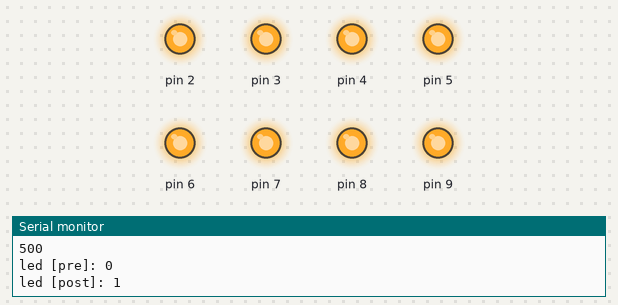
This sketch was run on a simulated Arduino Uno, built with avr-gcc and run on an emulated ATmega328P. On the bench: output pins drawn as LEDs (lit = HIGH), the last lines printed to the serial monitor.

Above: at 0.2 s.
At 2.7 s:
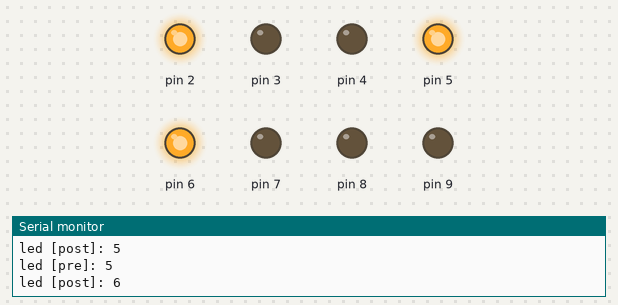
At 5.2 s:
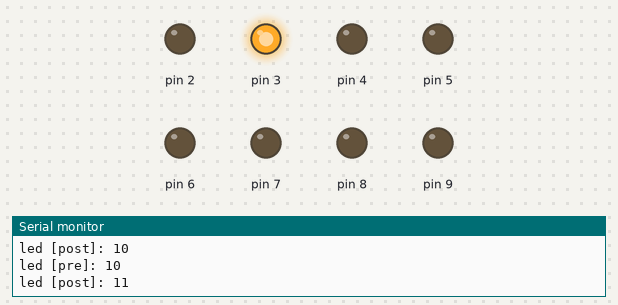
At 10.2 s:
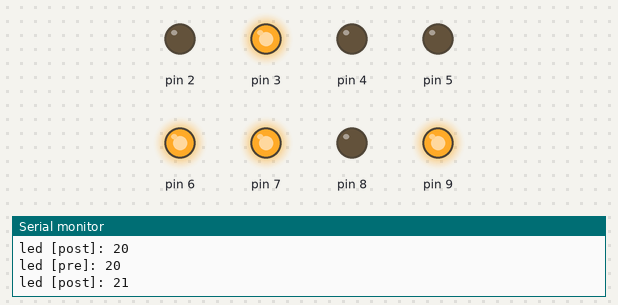
At 15.2 s:
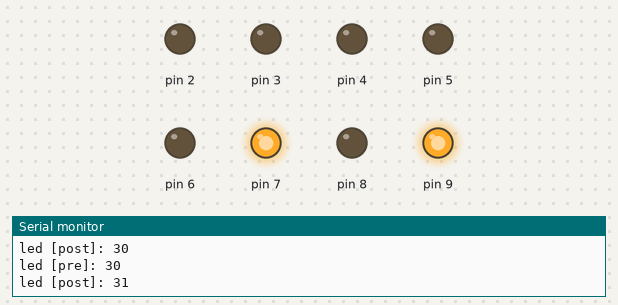
At 20.7 s:
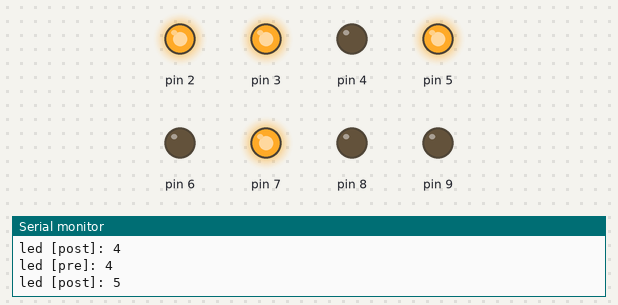
Timing chart, 0 to 21.3 s (numbered marks = the images above):
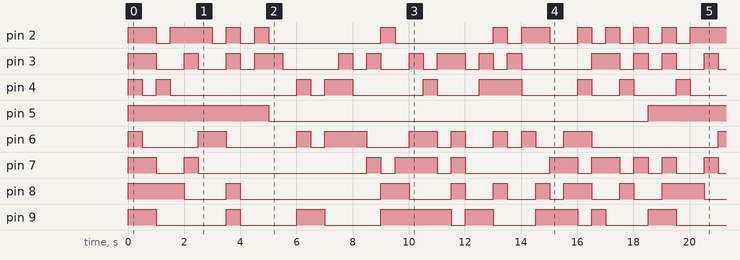

The sketch:

eight_segment_led.ino
```cpp
#include <Arduino.h>

// Using Runnable pattern from https://paulmurraycbr.github.io/ArduinoTheOOWay.html
class Runnable {
    static Runnable *headRunnable;
    Runnable *nextRunnable;

public:
    Runnable() {
        nextRunnable = headRunnable;
        headRunnable = this;
    }

    virtual void setup() = 0;

    virtual void loop() = 0;

    static void setupAll() {
        for (Runnable *r = headRunnable; r; r = r->nextRunnable)
            r->setup();
    }

    static void loopAll() {
        for (Runnable *r = headRunnable; r; r = r->nextRunnable)
            r->loop();
    }

};

Runnable *Runnable::headRunnable = NULL;

class CharacterMap {
public:
    /**
     *
     * @param input NUM_ZERO through NUM_NINE or CHAR_A through CHAR_Z.
     * @return pointer to bool array representing LED segments: A,B,C,D,E,F,G,DP.
     *
     */
    virtual const bool *display(uint8_t input) = 0;
};

/*
 * Generic 8 Segment LED
 *
 *  +--------------------------------------------------------------+
 * |                                                              |
 * |                                                              |
 * |                        A                                     |
 * |            |----------------------------|                    |
 * |            |----------------------------|                    |
 * |            +--+                      +--+                    |
 * |            |  |                      |  |                    |
 * |            |  |                      |  |                    |
 * |            |  |                      |  |                    |
 * |            |  |                      |  | B                  |
 * |      F     |  |                      |  |                    |
 * |            |  |                      |  |                    |
 * |            |  |                      |  |                    |
 * |            +--+          G           +--+                    |
 * |            |----------------------------|                    |
 * |            |----------------------------|                    |
 * |            +--+                      +--+                    |
 * |            |  |                      |  |                    |
 * |            |  |                      |  |                    |
 * |            |  |                      |  |                    |
 * |       E    |  |                      |  | C                  |
 * |            |  |                      |  |                    |
 * |            |  |                      |  |                    |
 * |            |  |                      |  |                    |
 * |            +--+                      +--+                    |
 * |            |----------------------------|      +-+           |
 * |            |----------------------------|      +-+   DP      |
 * |                        D                                     |
 * |                                                              |
 * +--------------------------------------------------------------+
 *
 */
class GenericEightSegmentLEDCharacterMap : public CharacterMap {
    static const int numSegments = 8;
public:
    static const int numMappings = 37;
    // segment indexes
    static const uint8_t SEGMENT_INDEX_A = 0;
    static const uint8_t SEGMENT_INDEX_B = 1;
    static const uint8_t SEGMENT_INDEX_C = 2;
    static const uint8_t SEGMENT_INDEX_D = 3;
    static const uint8_t SEGMENT_INDEX_E = 4;
    static const uint8_t SEGMENT_INDEX_F = 5;
    static const uint8_t SEGMENT_INDEX_G = 6;
    static const uint8_t SEGMENT_INDEX_DP = 7;

    // numbers
    static const uint8_t NUM_ZERO = 0;
    static const uint8_t NUM_ONE = 1;
    static const uint8_t NUM_TWO = 2;
    static const uint8_t NUM_THREE = 3;
    static const uint8_t NUM_FOUR = 4;
    static const uint8_t NUM_FIVE = 5;
    static const uint8_t NUM_SIX = 6;
    static const uint8_t NUM_SEVEN = 7;
    static const uint8_t NUM_EIGHT = 8;
    static const uint8_t NUM_NINE = 9;

    // characters
    static const uint8_t CHAR_A = 11;
    static const uint8_t CHAR_B = 12;
    static const uint8_t CHAR_C = 13;
    static const uint8_t CHAR_D = 14;
    static const uint8_t CHAR_E = 15;
    static const uint8_t CHAR_F = 16;
    static const uint8_t CHAR_G = 17;
    static const uint8_t CHAR_H = 18;
    static const uint8_t CHAR_I = 19;
    static const uint8_t CHAR_J = 20;
    static const uint8_t CHAR_K = 21;
    static const uint8_t CHAR_L = 22;
    static const uint8_t CHAR_M = 23;
    static const uint8_t CHAR_N = 24;
    static const uint8_t CHAR_O = 25;
    static const uint8_t CHAR_P = 26;
    static const uint8_t CHAR_Q = 27;
    static const uint8_t CHAR_R = 28;
    static const uint8_t CHAR_S = 29;
    static const uint8_t CHAR_T = 30;
    static const uint8_t CHAR_U = 31;
    static const uint8_t CHAR_V = 32;
    static const uint8_t CHAR_W = 33;
    static const uint8_t CHAR_X = 34;
    static const uint8_t CHAR_Y = 35;
    static const uint8_t CHAR_Z = 36;

    const bool *display(uint8_t input) {
        if (input < numMappings) {
            return displayArr[input];
        } else {
            return displayArr[numMappings - 1];
        }
    }

private:
    const bool displayArr[numMappings][numSegments] = {
            // led segments (see SEGMENT_INDEX_XX)
            // A      B        C       D    E      F       G    DP
            // NUM_ZERO
            {true,  true, true,  true,  true,  true,  false, false},
            // NUM_ONE
            {false, true, true,  false, false, false, false, false},
            // NUM_TWO
            {true,  true, false, true,  true,  false, true,  false},
            // NUM_THREE
            {true,  true, true, true,  false,  false, true,  false},
            // NUM_FOUR
            {false, true, true, false, false, true, true, false},
            // NUM_FIVE
            {true, false, true, true,  false,  true, true,  false},
            // NUM_SIX
            {true, false, true, true,  true,  true, true,  false},
            // NUM_SEVEN
            {true, true, true, false,  false,  false, false,  false},
            // NUM_EIGHT
            {true, true, true, true,  true,  true, true,  false},
            // NUM_NINE
            {true, true, true, false,  false,  true, true,  false},
            // CHAR_A
            {true, true, true, false,  true,  true, true,  true},
            // CHAR_B
            {true, true, true, true,  true,  true, true,  true},
            // CHAR_C
            {true, false, false, true,  true,  true, false,  true},
            // CHAR_D
            {true, true, true, true,  true,  true, false,  true},
            // CHAR_E
            {true, false, false, true,  true,  true, true,  true},
            // CHAR_F
            {true, false, false, false,  true,  true, true,  true},
            // CHAR_G
            {true, false, true, true,  true,  true, true,  true},
            // CHAR_H
            {false, true, true, false,  true,  true, true,  true},
            // CHAR_I
            {true, true, true, true,  false,  false, false,  true},
            // CHAR_J
            {false, true, true, true,  true,  false, false,  true},
            // CHAR_K
            {false, false, true, false,  true,  true, false,  true},
            // CHAR_L
            {false, false, false, true,  true,  true, false,  true},
            // CHAR_M
            {true, true, true, false,  true,  true, false,  true},
            // CHAR_N
            {false, false, true, false,  true,  false, true,  true},
            // CHAR_O
            {true, true, true, true,  true,  true, false,  true},
            // CHAR_P
            {true, true, false, false,  true,  true, false,  true},
            // CHAR_Q
            {true, false, false, true,  false,  false, true,  true},
            // CHAR_R
            {true, true, false, false,  true,  true, true,  true},
            // CHAR_S
            {true, false, true, true,  false,  true, true,  true},
            // CHAR_T
            {true, true, true, true,  false,  false, false,  true},
            // CHAR_U
            {false, true, true, true,  true,  true, false,  true},
            // CHAR_V
            {false, false, true, true,  true,  false, false,  true},
            // CHAR_W
            {true, false, false, true,  false,  false, true,  true},
            // CHAR_X
            {false, true, true, false,  true,  true, false,  true},
            // CHAR_Y
            {false, true, true, false,  false,  true, true,  true},
            // CHAR_Z
            {true, true, false, true,  true,  false, true,  true},
            // ERROR
            {false,  true, true,  false,  false,  true,  true,  true}
    };
};

/*
 * SM4105W6 Eight Segment LED
 * https://www.velleman.eu/downloads/29/infosheets/vmp502_sma42056etc.pdf
 *
 *  Pins
 *      A    B   C   D   E   F   G   DP
 *      7    6   4   2   1   9   10  5
 *
 */
class EightSegmentLEDCommonAnode : public Runnable {
    // character map converts inputs to segment outputs
    CharacterMap *characterMap;
    // digital IO pins
    byte p7a;
    byte p6b;
    byte p4c;
    byte p2d;
    byte p1e;
    byte p9f;
    byte p10g;
    byte p5dp;
public:
    int input = 0;

    EightSegmentLEDCommonAnode(
            CharacterMap *characterMap,
            byte ledPin01E_digitialIOPin,
            byte ledPin02D_digitialIOPin,
            byte ledPin04C_digitialIOPin,
            byte ledPin05DP_digitialIOPin,
            byte ledPin06B_digitialIOPin,
            byte ledPin07A_digitialIOPin,
            byte ledPin09F_digitialIOPin,
            byte ledPin10G_digitialIOPin
    )
            :
            characterMap(characterMap),
            p7a(ledPin07A_digitialIOPin),
            p6b(ledPin06B_digitialIOPin),
            p4c(ledPin04C_digitialIOPin),
            p2d(ledPin02D_digitialIOPin),
            p1e(ledPin01E_digitialIOPin),
            p9f(ledPin09F_digitialIOPin),
            p10g(ledPin10G_digitialIOPin),
            p5dp(ledPin05DP_digitialIOPin) {};

    void setup() {
        pinMode(p7a, OUTPUT);
        pinMode(p6b, OUTPUT);
        pinMode(p4c, OUTPUT);
        pinMode(p2d, OUTPUT);
        pinMode(p1e, OUTPUT);
        pinMode(p9f, OUTPUT);
        pinMode(p10g, OUTPUT);
        pinMode(p5dp, OUTPUT);
        digitalWrite(p7a, HIGH);
        digitalWrite(p6b, HIGH);
        digitalWrite(p4c, HIGH);
        digitalWrite(p2d, HIGH);
        digitalWrite(p1e, HIGH);
        digitalWrite(p9f, HIGH);
        digitalWrite(p10g, HIGH);
        digitalWrite(p5dp, HIGH);
    }

    void loop() {
        /*
         * 1. read the input
         * 2. use a character map to generate display segments
         * 3. map display segments to digital io OUTPUT pins
         */
        const bool *output = characterMap->display(input);
        digitalWrite(p7a, !output[GenericEightSegmentLEDCharacterMap::SEGMENT_INDEX_A]);
        digitalWrite(p6b, !output[GenericEightSegmentLEDCharacterMap::SEGMENT_INDEX_B]);
        digitalWrite(p4c, !output[GenericEightSegmentLEDCharacterMap::SEGMENT_INDEX_C]);
        digitalWrite(p2d, !output[GenericEightSegmentLEDCharacterMap::SEGMENT_INDEX_D]);
        digitalWrite(p1e, !output[GenericEightSegmentLEDCharacterMap::SEGMENT_INDEX_E]);
        digitalWrite(p9f, !output[GenericEightSegmentLEDCharacterMap::SEGMENT_INDEX_F]);
        digitalWrite(p10g, !output[GenericEightSegmentLEDCharacterMap::SEGMENT_INDEX_G]);
        digitalWrite(p5dp, !output[GenericEightSegmentLEDCharacterMap::SEGMENT_INDEX_DP]);
    }
};

class InputGenerator : Runnable {
    int maxCharacter;
    int sleep;
    EightSegmentLEDCommonAnode *led;

public:
    InputGenerator(int maxCharacter, int sleep, EightSegmentLEDCommonAnode *led)
            : maxCharacter(maxCharacter), sleep(sleep), led(led) {}

private:
    void setup() {
        Serial.begin(115200);
        Serial.print("\nInput generator: \nmaxCharacter = ");
        Serial.println(maxCharacter);
        Serial.println("\nsleep = ");
        Serial.println(sleep);
    }

    void loop() {
        Serial.print("\nled [pre]: ");
        Serial.println(led->input);
        led->input = (led->input + 1) % maxCharacter;
        Serial.print("\nled [post]: ");
        Serial.println(led->input);
        delay(sleep);
    }
};

GenericEightSegmentLEDCharacterMap cm = GenericEightSegmentLEDCharacterMap();
EightSegmentLEDCommonAnode led = EightSegmentLEDCommonAnode(
        &cm, 2, 3, 4, 5,
        6, 7, 8, 9);
InputGenerator gen = InputGenerator(GenericEightSegmentLEDCharacterMap::numMappings, 500, &led);

void setup() {
    Runnable::setupAll();
}

void loop() {
    Runnable::loopAll();
}
```

Measured:
- by itself, pin 3: moves between LOW and HIGH, repeating every 18.5 s
- by itself, pin 5: alternates HIGH for 5.0 s and LOW for 13.5 s
- by itself, pin 8: HIGH → LOW at 2.0 s, → HIGH 1.5 s later, → LOW 0.50 s later, → HIGH 5.0 s later, … (33 changes in this stretch)
- by itself, pin 9: HIGH → LOW at 1.0 s, → HIGH 2.5 s later, → LOW 0.50 s later, → HIGH 2.0 s later, … (29 changes in this stretch)
- by itself, pin 2: repeats every 18.5 s: HIGH 1.5 s, 2 × (LOW 0.50 s, HIGH 0.50 s), LOW 4.0 s, HIGH 0.50 s, LOW 3.5 s, HIGH 0.50 s, LOW 0.50 s, HIGH 1.0 s, LOW 1.0 s, 4 × (HIGH 0.50 s, LOW 0.50 s)
- by itself, pin 4: repeats every 18.5 s: HIGH 0.50 s, LOW 4.5 s, HIGH 0.50 s, LOW 0.50 s, HIGH 1.0 s, LOW 2.5 s, HIGH 0.50 s, LOW 1.5 s, HIGH 1.5 s, LOW 2.0 s, HIGH 0.50 s, LOW 1.0 s, HIGH 0.50 s, LOW 1.5 s
